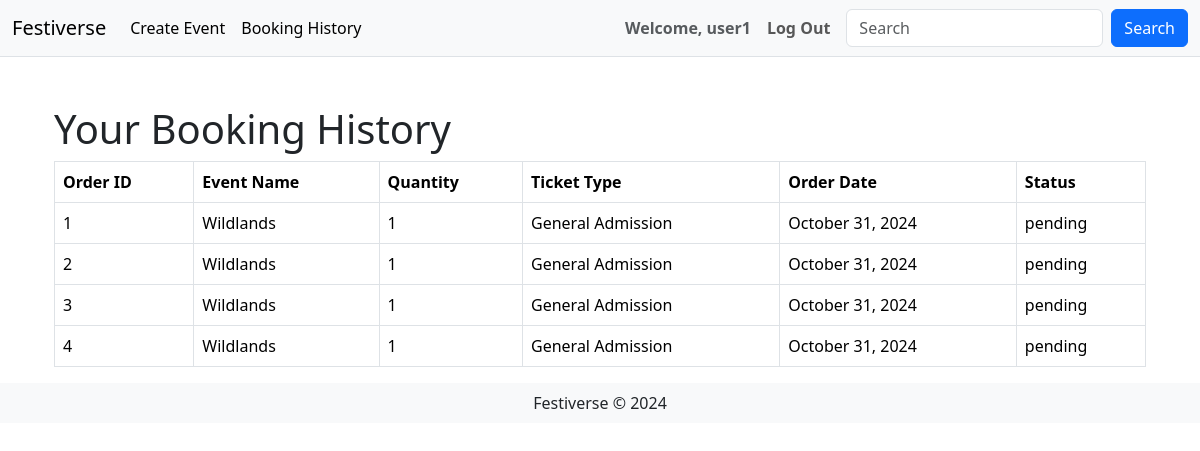
Page /booking-history (signed in) on the committed database.
### website/models.py (models this page shows, shortened)
class User(db.Model, UserMixin):
    __tablename__ = 'users'
    id = db.Column(db.Integer, primary_key=True)
    name = db.Column(db.String(100), index=True, unique=True, nullable=False)
    emailid = db.Column(db.String(100), index=True, nullable=False)
    password_hash = db.Column(db.String(255), nullable=False)
    street_name = db.Column(db.String(150), nullable=False)
    contact_number = db.Column(db.String(15), nullable=False)
    comments = db.relationship('Comment', back_populates='user', lazy='dynamic')
    orders = db.relationship('Order', back_populates='user', lazy='dynamic')
    bookings = db.relationship('Booking', back_populates='user', lazy='dynamic')
    events = db.relationship('Event', back_populates='user', lazy='dynamic')

class Order(db.Model):
    __tablename__ = 'orders'
    id = db.Column(db.Integer, primary_key=True)
    user_id = db.Column(db.Integer, db.ForeignKey('users.id'), nullable=False)
    event_id = db.Column(db.Integer, db.ForeignKey('event.id'), nullable=False)
    quantity = db.Column(db.Integer, nullable=False)
    order_date = db.Column(db.DateTime, default=datetime.now)
    status = db.Column(db.String(50), default='pending')
    ticket_type = db.Column(db.String(50), nullable=False)  # New field for ticket type
    user = db.relationship('User', back_populates='orders')
    event = db.relationship('Event', back_populates='orders')

class Event(db.Model):
    __tablename__ = 'event'
    id = db.Column(db.Integer, primary_key=True)
    name = db.Column(db.String(100), nullable=False)
    description = db.Column(db.String(500))
    event_date = db.Column(db.DateTime, nullable=False, default=datetime.now)
    user_id = db.Column(db.Integer, db.ForeignKey('users.id'), nullable=False)
    price = db.Column(db.Numeric(precision=10, scale=2))
    ticketsAvailable = db.Column(db.Integer, nullable=False, default=1)  # Default tickets
    status = db.Column(db.String(20), default="Open", nullable=False)
    category = db.Column(db.String(50), nullable=True)  # New category field
    image = db.Column(db.String(400))
    location = db.Column(db.String(200), nullable=False)
    orders = db.relationship('Order', back_populates='event', cascade='all, delete-orphan', lazy='dynamic')
    bookings = db.relationship('Booking', back_populates='event', lazy=True)
    comments = db.relationship('Comment', back_populates='event', lazy='dynamic')
    user = db.relationship('User', back_populates='events')

### website/views.py (the view)
@main_bp.route('/booking-history')
@login_required
def booking_history():
    orders = Order.query.filter_by(user_id=current_user.id).all()
    if not orders:
        flash('No bookings found.', 'warning')
        return redirect(url_for('main.index'))
    return render_template('booking_history.html', orders=orders)

### website/templates/booking_history.html
{% extends 'base.html' %}
{% block content %}
<div class="container mt-5">
    <h1>Your Booking History</h1>
    <table class="table table-bordered">
        <thead>
            <tr>
                <th>Order ID</th>
                <th>Event Name</th>
                <th>Quantity</th>
                <th>Ticket Type</th>
                <th>Order Date</th>
                <th>Status</th>
            </tr>
        </thead>
        <tbody>
            {% for order in orders %}
            <tr>
                <td>{{ order.id }}</td>
                <td>{{ order.event.name }}</td>
                <td>{{ order.quantity }}</td>
                <td>{{ order.ticket_type }}</td>
                <td>{{ order.order_date.strftime('%B %d, %Y') }}</td>
                <td>{{ order.status }}</td>
            </tr>
            {% endfor %}
        </tbody>
    </table>
</div>
{% endblock %}

### website/templates/base.html (shortened to what this page needs)
<!DOCTYPE html>
<html lang="en">
<head>
    <link href="https://cdn.jsdelivr.net/npm/bootstrap@5.3.2/dist/css/bootstrap.min.css"
          rel="stylesheet"
>
</head>
<body>
    <header class="bg-light border-bottom">
        <nav class="navbar navbar-expand-lg navbar-light bg-light">
            <div class="container-fluid">
                <a class="navbar-brand" href="{{ url_for('main.index') }}">Festiverse</a>
                <div class="collapse navbar-collapse" id="navbarSupportedContent">
                    <ul class="navbar-nav me-auto mb-2 mb-lg-0">
                        <li class="nav-item">
                            <a class="nav-link active" href="{{ url_for('events.create_event') }}">Create Event</a>
                        </li>
                        <li class="nav-item">
                            <a class="nav-link active" href="{{ url_for('events.booking_history') }}">Booking History</a>
                        </li>
                    </ul>
                </div>
                <ul class="navbar-nav ms-auto">
                    {% if current_user.is_authenticated %}
                        <li class="nav-item">
                            <a class="nav-link disabled text-muted fw-bolder" href="#">Welcome, {{ current_user.name }}</a>
                        </li>
                        <li class="nav-item">
                            <a class="nav-link fw-semibold" href="{{ url_for('auth.logout') }}">Log Out</a>
                        </li>
                    {% endif %}
                </ul>
                <form class="d-flex ms-2">
                    <input class="form-control me-2" type="search" placeholder="Search" aria-label="Search">
                    <button class="btn btn-primary" type="submit">Search</button>
                </form>
            </div>
        </nav>
    </header>
    <main class="container mt-4">
        {% block content %}{% endblock %}
    </main>
    <footer class="footer bg-light text-center py-2">
        <span class="text-dark">Festiverse &copy; {{ year }}</span>
    </footer>
</body>
</html>

### rows in the picture
User: name "user1"
Order: id "1", event.name "Wildlands", quantity "1", ticket_type "General Admission", order_date "October 31, 2024", status "pending"
Order: id "2", event.name "Wildlands", quantity "1", ticket_type "General Admission", order_date "October 31, 2024", status "pending"
Order: id "3", event.name "Wildlands", quantity "1", ticket_type "General Admission", order_date "October 31, 2024", status "pending"
Order: id "4", event.name "Wildlands", quantity "1", ticket_type "General Admission", order_date "October 31, 2024", status "pending"
